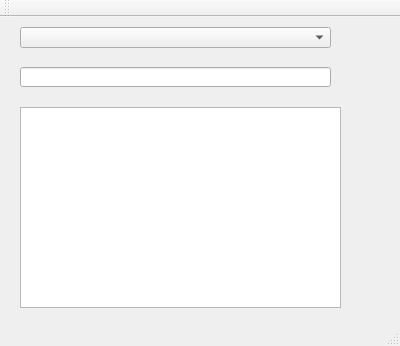
<?xml version="1.0" encoding="UTF-8"?>
<ui version="4.0">
 <class>MainWindow</class>
 <widget class="QMainWindow" name="MainWindow">
  <property name="geometry">
   <rect>
    <x>0</x>
    <y>0</y>
    <width>400</width>
    <height>346</height>
   </rect>
  </property>
  <property name="windowTitle">
   <string>MainWindow</string>
  </property>
  <widget class="QWidget" name="centralWidget">
   <widget class="QComboBox" name="comboBox">
    <property name="geometry">
     <rect>
      <x>20</x>
      <y>10</y>
      <width>311</width>
      <height>21</height>
     </rect>
    </property>
   </widget>
   <widget class="QLineEdit" name="lineEdit">
    <property name="geometry">
     <rect>
      <x>20</x>
      <y>50</y>
      <width>311</width>
      <height>20</height>
     </rect>
    </property>
   </widget>
   <widget class="QTextEdit" name="textEdit">
    <property name="geometry">
     <rect>
      <x>20</x>
      <y>90</y>
      <width>321</width>
      <height>201</height>
     </rect>
    </property>
   </widget>
  </widget>
  <widget class="QMenuBar" name="menuBar">
   <property name="geometry">
    <rect>
     <x>0</x>
     <y>0</y>
     <width>400</width>
     <height>21</height>
    </rect>
   </property>
  </widget>
  <widget class="QToolBar" name="mainToolBar">
   <attribute name="toolBarArea">
    <enum>TopToolBarArea</enum>
   </attribute>
   <attribute name="toolBarBreak">
    <bool>false</bool>
   </attribute>
  </widget>
  <widget class="QStatusBar" name="statusBar"/>
 </widget>
 <layoutdefault spacing="6" margin="11"/>
 <resources/>
 <connections/>
</ui>
